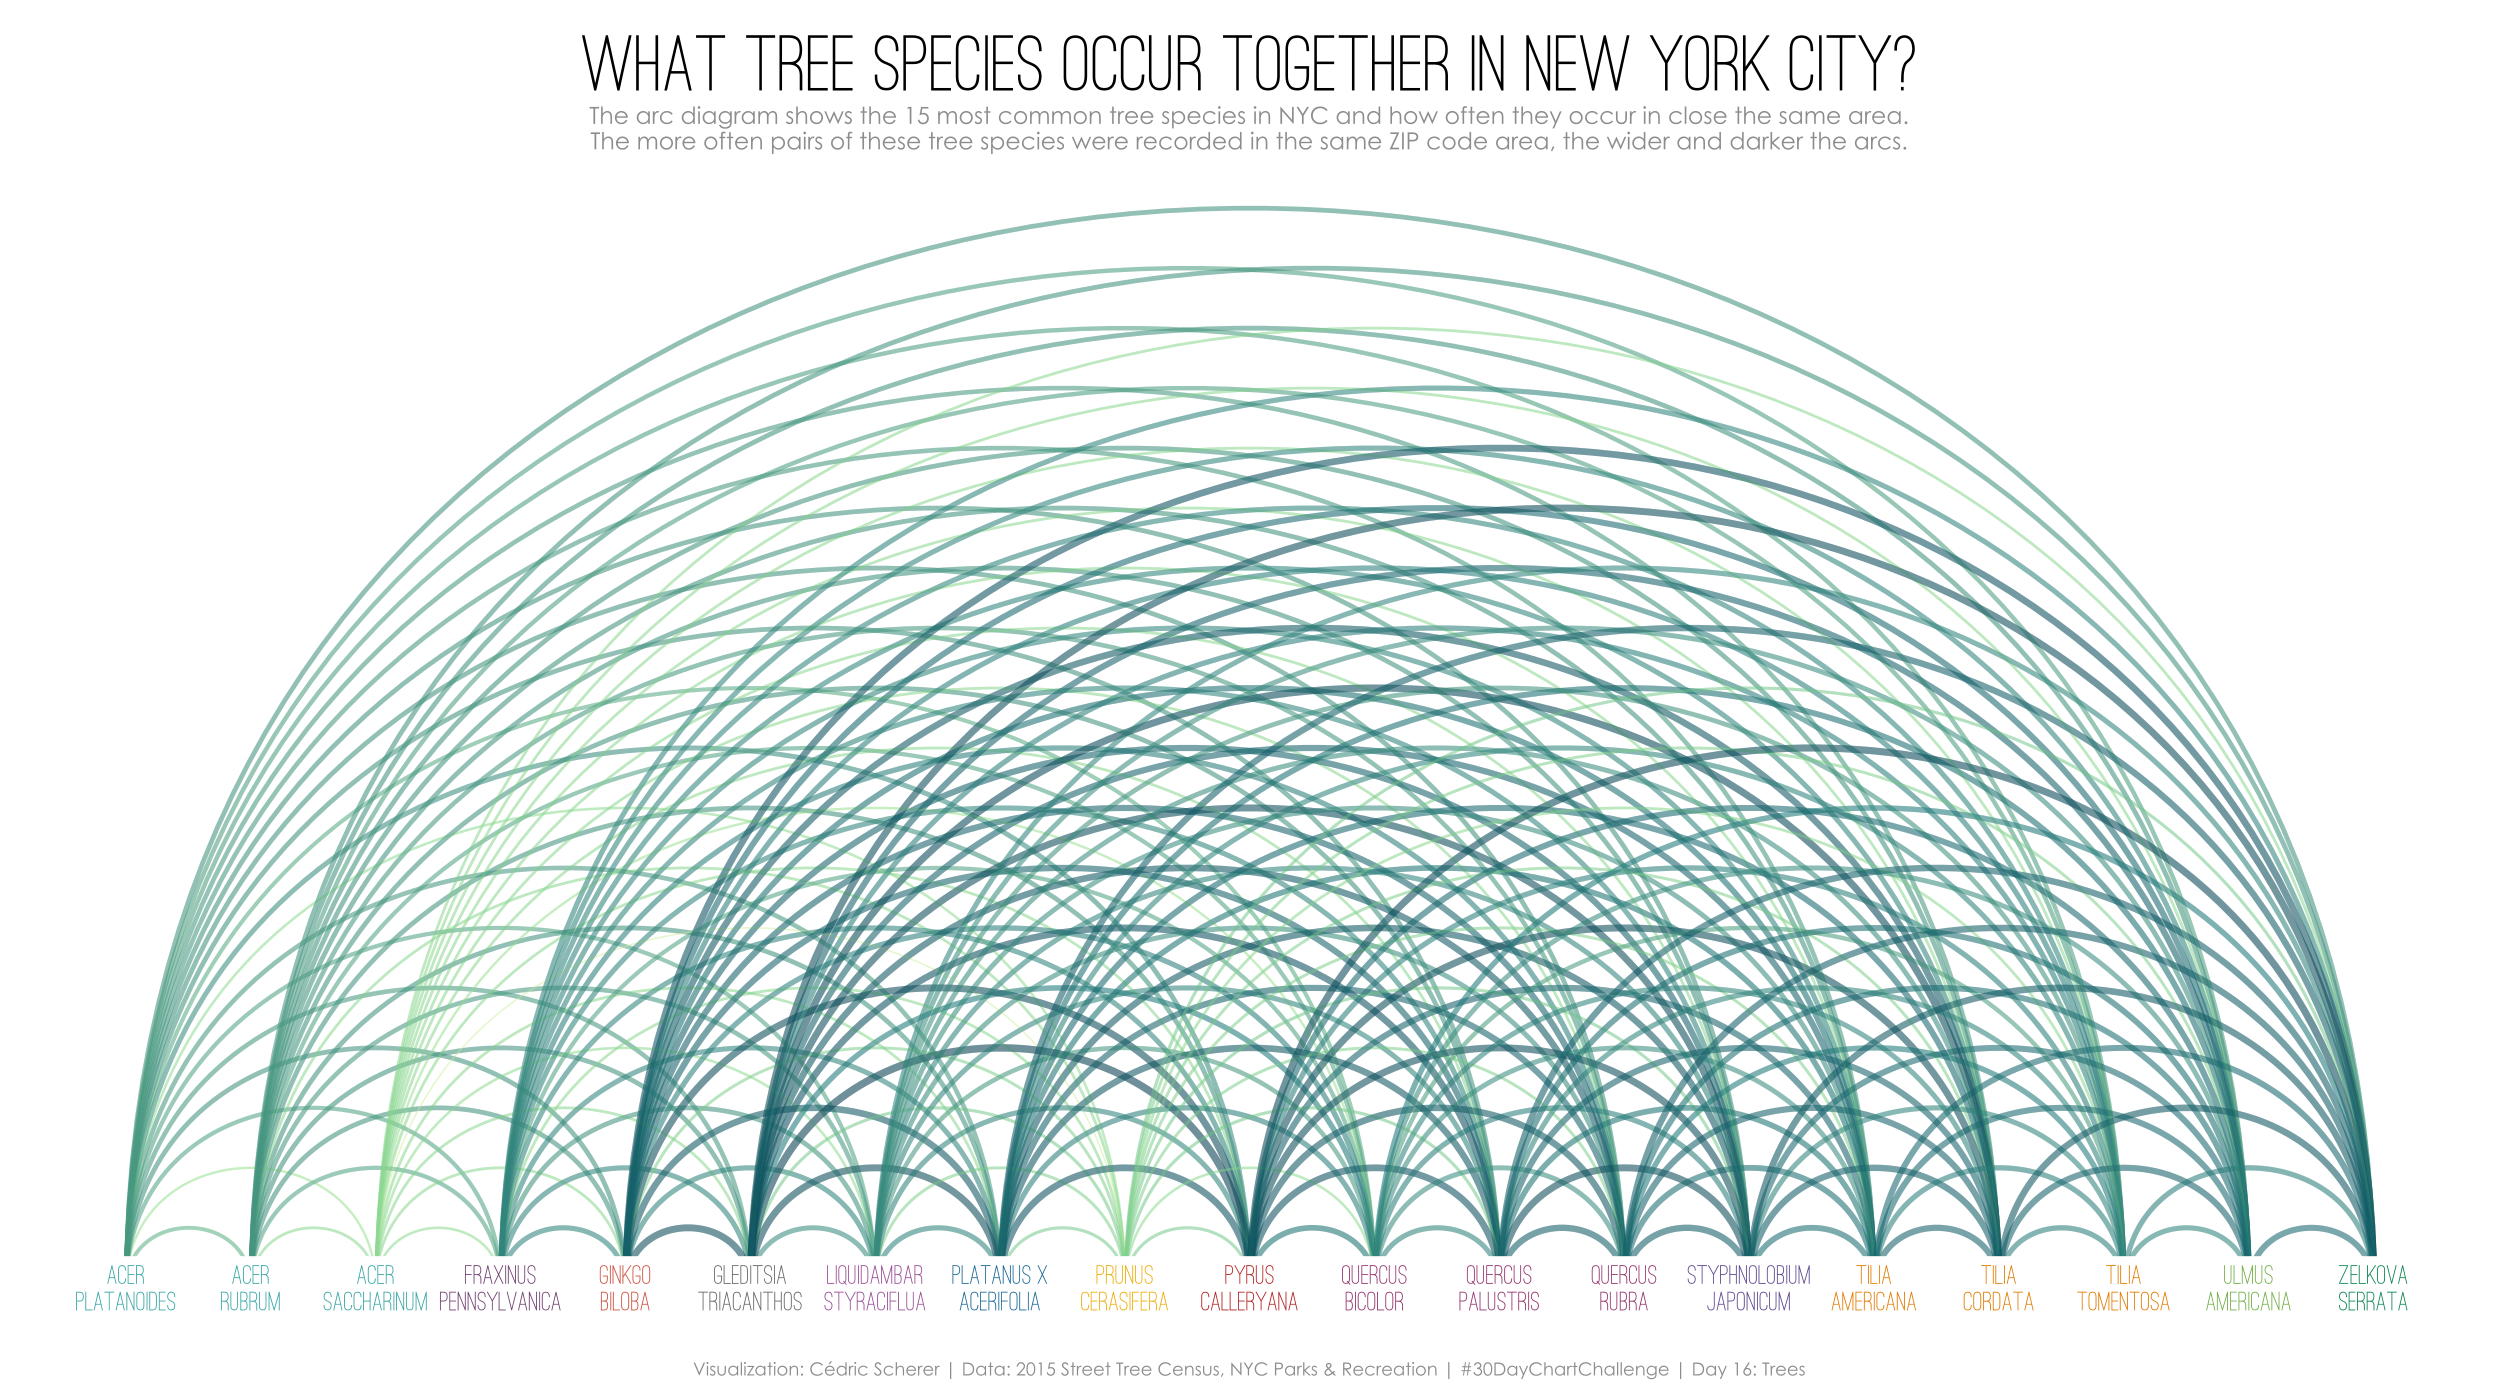

This chart was generated by the following R code:
library(tidyverse)
library(ggraph)

csv <- read_csv(here::here("16_trees", "2015StreetTreesCensus_TREES.csv"))

csv <- csv %>% 
  mutate(spc_latin = case_when(
    str_detect(spc_latin, "var. inermis") ~ "Gleditsia triacanthos", 
    str_detect(spc_latin, "Acer platanoides") ~ "Acer platanoides",
    TRUE ~ spc_latin
  ))

csv %>% 
  filter(!is.na(spc_common), !spc_latin %in% c("Prunus", "Acer")) %>% 
  count(spc_common, sort = T) %>% 
  slice(1:20) %>% 
  pull(spc_common) -> species



dat <- csv %>% 
  filter(spc_common %in% species) %>% 
  count(zipcode, spc_latin) %>% 
  mutate(zipcode = as.character(zipcode),
         spc_latin = stringr::str_wrap(spc_latin, 10))

V <- crossprod(table(dat[1:2]))
diag(V) <- 0

graph <- igraph::graph_from_adjacency_matrix(V, weighted = TRUE)

V(graph)$group <- degree(graph, mode = 'in')
V(graph)$group <- sub("\\\n.*$", "", V(graph)$name)

set.seed(12345)
pal <- sample(c(rcartocolor::carto_pal(12, name = "Prism"), "firebrick"))

g <- ggraph(graph, layout = 'linear') + 
  geom_edge_arc(aes(edge_width = weight, edge_color = weight),
                fold = TRUE, alpha = .35) +
  geom_node_point(shape = 15, size = 21, color = "white") +
  geom_node_text(aes(label = name, color = group), 
                 family = "Ostrich Sans", size = 7, lineheight = .8) +
  scale_color_manual(values = pal, guide = "none") +
  scale_edge_color_gradientn(colours = rcartocolor::carto_pal(7, name = "Emrld"), guide = "none") +
  scale_edge_width(range = c(.5, 2.5), guide = "none") +
  labs(title = "What Tree Species Occur Together in New York City?",
       subtitle = "The arc diagram shows the 15 most common tree species in NYC and how often they occur in close the same area.\nThe more often pairs of these tree species were recorded in the same ZIP code area, the wider and darker the arcs.",
       caption = "Visualization: Cédric Scherer | Data: 2015 Street Tree Census, NYC Parks & Recreation | #30DayChartChallenge | Day 16: Trees") +
  theme_void() +
  theme(plot.margin = margin(20, 10, 15, 10),
        plot.title = element_text(family = "Ostrich Sans", size = 59, hjust = .5),
        plot.subtitle = element_text(family = "Century Gothic", size = 17, color = "grey55", 
                                     hjust = .5, margin = margin(t = 10, b = 0)),
        plot.caption = element_text(family = "Century Gothic", size = 13, color = "grey55", 
                                    hjust = .5, margin = margin(t = 15, b = 0)))

file <- here::here("16_trees", "16_trees.pdf")
       
ggsave(file, width = 25, height = 14, device = cairo_pdf)

pdftools::pdf_convert(
 pdf = file, 
 filenames = glue::glue("{str_remove(file, '.pdf')}.png"),
 format = "png", dpi = 180
)
